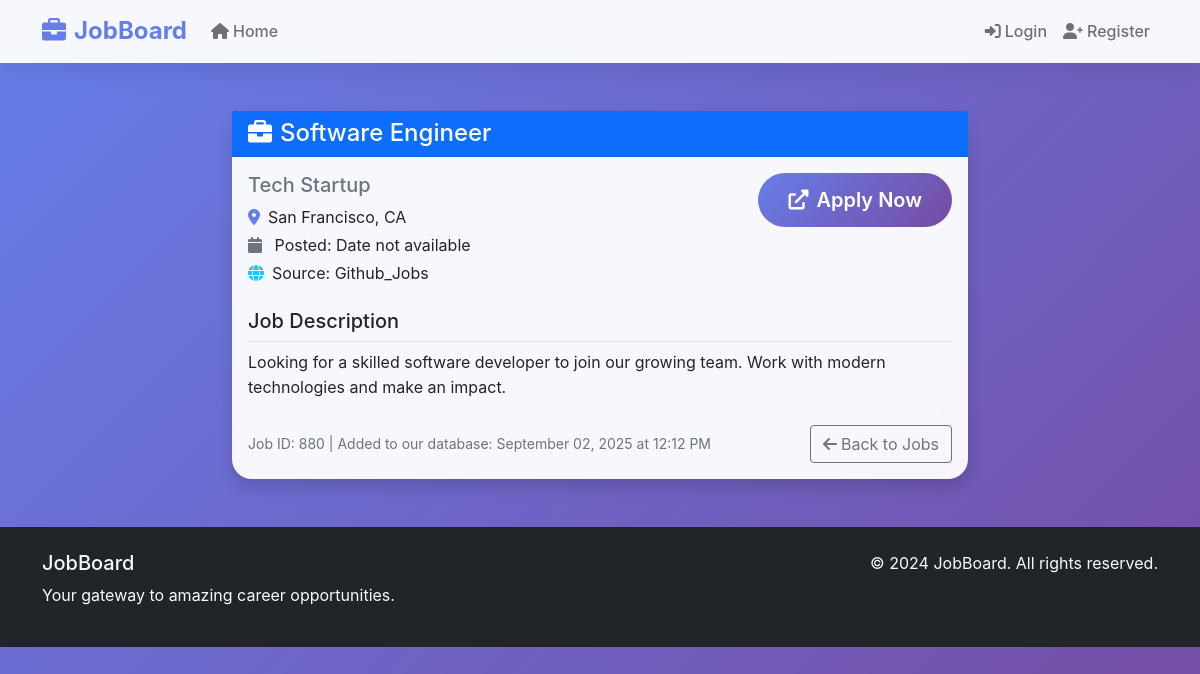
Page /job/880 on the committed database.
### app/models.py (models this page shows, shortened)
class Job(db.Model):
    id = db.Column(db.Integer, primary_key=True)
    title = db.Column(db.String(200), nullable=False)
    company = db.Column(db.String(100), nullable=False)
    location = db.Column(db.String(100))
    description = db.Column(db.Text)
    url = db.Column(db.String(500), unique=True, nullable=False)
    date_posted = db.Column(db.DateTime)
    created_at = db.Column(db.DateTime, default=datetime.utcnow)
    source = db.Column(db.String(50))  # e.g., 'linkedin', 'indeed'

### app/main/routes.py (the view)
@bp.route('/job/<int:id>')
def job_detail(id):
    job = Job.query.get_or_404(id)
    return render_template('main/job_detail.html', title=job.title, job=job)

### app/templates/main/job_detail.html (shortened to what this page needs)
{% extends "base.html" %}
{% block content %}
<div class="container mt-5">
    <div class="row">
        <div class="col-lg-8 mx-auto">
            <div class="card shadow animate__animated animate__fadeInUp">
                <div class="card-header bg-primary text-white">
                    <h4 class="mb-0"><i class="fas fa-briefcase me-2"></i>{{ job.title }}</h4>
                </div>
                <div class="card-body">
                    <div class="row mb-4">
                        <div class="col-md-6">
                            <h5 class="text-muted">{{ job.company }}</h5>
                            <p class="mb-1">
                                <i class="fas fa-map-marker-alt text-primary me-2"></i>{{ job.location or 'Location not specified' }}
                            </p>
                            <p class="mb-1">
                                <i class="fas fa-calendar text-secondary me-2"></i>
                                Posted: {{ job.date_posted.strftime('%B %d, %Y') if job.date_posted else 'Date not available' }}
                            </p>
                            <p class="mb-0">
                                <i class="fas fa-globe text-info me-2"></i>Source: {{ job.source.title() }}
                            </p>
                        </div>
                        <div class="col-md-6 text-md-end">
                            <a href="{{ job.url }}" target="_blank" class="btn btn-primary btn-lg">
                                <i class="fas fa-external-link-alt me-2"></i>Apply Now
                            </a>
                        </div>
                    </div>
                    <div class="mb-4">
                        <h5 class="border-bottom pb-2">Job Description</h5>
                        <div class="job-description">
                            {% if job.description %}
                            {{ job.description | safe }}
                            {% else %}
                            <p class="text-muted">No description available.</p>
                            {% endif %}
                        </div>
                    </div>
                    <div class="d-flex justify-content-between align-items-center">
                        <small class="text-muted">
                            Job ID: {{ job.id }} | Added to our database: {{ job.created_at.strftime('%B %d, %Y at %I:%M %p') }}
                        </small>
                        <a href="{{ url_for('main.index') }}" class="btn btn-outline-secondary">
                            <i class="fas fa-arrow-left me-1"></i>Back to Jobs
                        </a>
                    </div>
                </div>
            </div>
        </div>
    </div>
</div>
{% endblock %}

### app/templates/base.html (style rules this page uses)
:root { --primary-gradient: linear-gradient(135deg, #667eea 0%, #764ba2 100%); --secondary-gradient: linear-gradient(135deg, #f093fb 0%, #f5576c 100%); --success-gradient: linear-gradient(135deg, #4facfe 0%, #00f2fe 100%); --warning-gradient: linear-gradient(135deg, #43e97b 0%, #38f9d7 100%); }
body { background: var(--primary-gradient); min-height: 100vh; font-family: 'Inter', -apple-system, BlinkMacSystemFont, sans-serif; }
.card { border: none; border-radius: 20px; box-shadow: 0 15px 35px rgba(0,0,0,0.1); transition: all 0.4s cubic-bezier(0.175, 0.885, 0.32, 1.275); backdrop-filter: blur(10px); background: rgba(255, 255, 255, 0.95); }
.btn-primary { background: var(--primary-gradient); border: none; border-radius: 50px; padding: 12px 30px; font-weight: 600; transition: all 0.3s ease; position: relative; overflow: hidden; }
.btn-primary::before { content: ''; position: absolute; top: 0; left: -100%; width: 100%; height: 100%; background: linear-gradient(90deg, transparent, rgba(255,255,255,0.2), transparent); transition: left 0.5s; }
.text-primary { color: #667eea !important; }

### app/templates/main/job_detail.html (style rules this page uses)
.job-description { line-height: 1.6; }

### rows in the picture
Job: title "Software Engineer", company "Tech Startup", location "San Francisco, CA", date_posted "Date not available", source "Github_Jobs", description "Looking for a skilled software developer to join our growing team. Work with modern technologies and make an impact.", id "880", created_at "September 02, 2025 at 12:12 PM"
